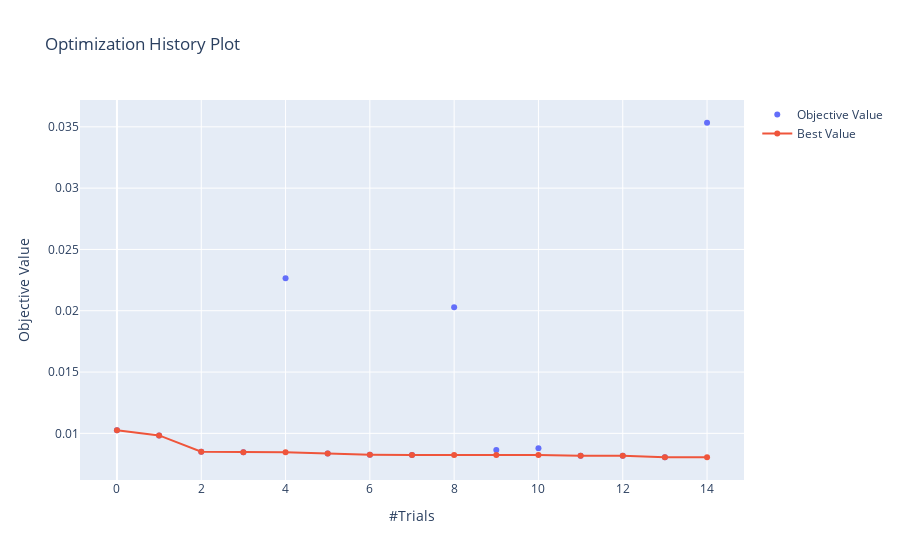

Notebook cell for this chart:
### Code cell
optuna.visualization.plot_optimization_history(study)

### Figure 1 — Plotly figure (JSON) as saved in the notebook; plotly's stock layout.template omitted (floating-point values rounded to 4 significant figures)
{"data": [{"mode": "markers", "name": "Objective Value", "type": "scatter", "x": [0, 1, 2, 3, 4, 5, 6, 7, 8, 9, 10, 11, 12, 13, 14], "y": [0.01026, 0.009832, 0.008498, 0.008464, 0.02265, 0.008365, 0.008265, 0.00824, 0.02028, 0.008638, 0.008787, 0.008166, 0.008182, 0.008051, 0.03533]}, {"name": "Best Value", "type": "scatter", "x": [0, 1, 2, 3, 4, 5, 6, 7, 8, 9, 10, 11, 12, 13, 14], "y": [0.01026, 0.009832, 0.008498, 0.008464, 0.008464, 0.008365, 0.008265, 0.00824, 0.00824, 0.00824, 0.00824, 0.008166, 0.008166, 0.008051, 0.008051]}], "layout": {"title": {"text": "Optimization History Plot"}, "xaxis": {"title": {"text": "#Trials"}}, "yaxis": {"title": {"text": "Objective Value"}}}}
